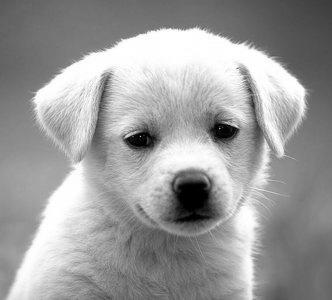
#> input picture dogg.jpg, 332 x 300 px
$ jupyter execute 'Ganglionic Receptor fields.ipynb'
#> lines starting #> are read from the running program, lines starting #| are printed output that depends on the picture
# On-Center and Off-Center Ganglion Cells- Simple Receptor Field

<h1>Introduction</h1>

In university, specifically physiology summer 2019 second year, I learned about receptor fields, specifically in the eye, specifically the retina and specifically the ganglion cells. I saw a visual like this one below:

from : DOI:10.3389/fneur.2021.661938

Up till now my intuitive understanding of how eyes worked was similar to a camera, one cell per pixel. I could not have been more wrong. This was unintuitive and frankly earth shattering for me, and at the time I could not express well, my need to understand why. Two years later (after I learned how to code) I recreated it. I learned about Convolution Networks, then i had flashbackes to summer 2019 physiology.

I could MAKE an eye or at least die trying.

<h1>Nessesary Imports</h1>

For this project, I will be using the Python Imaging Library (PIL) to import the image. I will also be using numpy for the matrices and matrix operations. I will also be using matplotlib for displaying the images.

[cell 1]
from PIL import Image
import matplotlib.pyplot as plt
from matplotlib.pyplot import imread
import math
import numpy as np
from numpy import asarray

<h1>1. Upload Image</h1>

To start we need an image (I choose a picture of this cute dog that I found in a stackoverflow post about dithering). I also started off with a black and white image which will make processing for now easier. The image can be converted into a numpu arrow of ones and zeros.

[cell 2]
# Open the image
im = Image.open("dogg.jpg")
#> im is the input picture: PIL image 332x300 RGB; min 0, max 255, mean 155.7


# Convert the image to grayscale
im = im.convert("L")
#> im: PIL image 332x300 L

# I want it to be a square because that will make everything else easier.
# Get the size of the image
width, height = im.size
#> width = 332; height = 300

# Calculate the size of the square
new_size = min(width, height)
#> new_size = 300

# Calculate the cropping box
left = (width - new_size) / 2
#> left = 16
top = (height - new_size) / 2
#> top = 0
right = (width + new_size) / 2
#> right = 316
bottom = (height + new_size) / 2
#> bottom = 300

# Crop the image
im_cropped = im.crop((left, top, right, bottom))
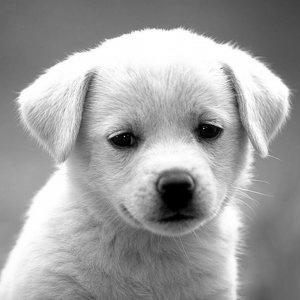
#> im_cropped: PIL image 300x300 L; min 0, max 255, mean 159.7

# Display the image
plt.imshow(im_cropped, cmap='gray')
plt.show()

# Convert the image to a NumPy array
data = np.asarray(im_cropped)

# Print the shape of the image
print(f"The shape of the image is: {data.shape}")
#| The shape of the image is: (300, 300)

# Calculate the shape of the output
output_shape = (data.shape[0] - 9 + 1, data.shape[1] - 9)
#> output_shape = (292, 291)
print(f"The shape of the output is: {output_shape}")
#| The shape of the output is: (292, 291)

Let's look at that last formula real quick

$$
data.shape[0] - 9 + 1, data.shape[1] - 9
$$

data.shape[0] is the number of rows of my image. 9 is the size of filter I will be using. And there is a + 1. (reference: Coursera).

<h1>2. Create the filter</h1>

Based on this image:

Let's try the On-Center ganglion cell.
- If there is a signal in the middle of the field, there is an increase in neuron firing.
- If there is a signal in the outer part of the cell, there is an absence in neuron firing.
- If there is a signal in both areas there is less firing

<h2>Ok so let's make it</h2>

[cell 3]
W = np.zeros((5,5)) + 100
W_1 = np.pad(W, ((2,2),(2,2)), mode='constant', constant_values = (-40,-40))
print(W_1)

This filter will be multiplied by 9x9 blocks in the orginal image. Each pixel in the original image is a 1 or a zero. Knowing this let's see if they follow the rules from before:
- If only the middle are ones, then (once I multiply then add up the numbers) I get: 2500 a large positive number
- If only the out side are ones, then I get:-2240 a large negative number, mimicking hyperpolarization
- If everything is luminated then I get: 260

This fits the picture from before

<h1>3. Perform a one step convolution</h1>

[cell 4]
(n_H_old, n_W_old) = data.shape
#> n_H_old = 300; n_W_old = 300

f = 9
# set up new array
n_H = int((n_H_old-f) + 1)
#> n_H = 292
n_W = int((n_W_old-f)+ 1)
#> n_W = 292

Z_1 = np.zeros((n_H,n_W))


for h in range(n_H):
    # gets the starting and ending of the verticle indexes
    vert_start = h
    vert_end = vert_start + f
    for w in range(n_W):
        # gets the starting and ending of the horizontal indexes
        horiz_start = w
        horiz_end = horiz_start + f
        # gets a slice of data from the original data array
        slice_of_data = data[vert_start:vert_end, horiz_start:horiz_end]
        # multiply the daa slice by the filter
        s = slice_of_data * W_1
        # add it up
        number = np.sum(s)/81

        # that will be the value of the new pixel
        Z_1[h][w] = number
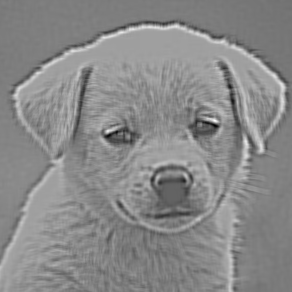
#> Z_1: shape (292, 292) float64; min -1363, max 2134.6, mean 520.7; drawn with min black and max white

[cell 5]
new  = Image.fromarray(Z_1)
plt.imshow(new)
plt.title("On-Center Receptive Field")
plt.show()
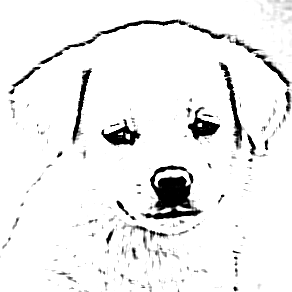
#> shown: shape (292, 292, 4); mean R, G, B, A 238.9, 238.9, 238.9, 255

<h1>Its an edge detector!</h1>

<h1>Let's try an off-center ganglion cell</h1>

[cell 6]
W = np.zeros((5,5)) + -100
W_2 = np.pad(W, ((2,2),(2,2)), mode='constant', constant_values = (50,50))
print(W_2)

[cell 7]
(n_H_old, n_W_old) = data.shape

f = 9
# set up new array
n_H = int((n_H_old-f) + 1)
n_W = int((n_W_old-f)+ 1)

Z_2 = np.zeros((n_H,n_W))


for h in range(n_H):
    # gets the starting and ending of the verticle indexes
    vert_start = h
    vert_end = vert_start + f
    for w in range(n_W):
        # gets the starting and ending of the horizontal indexes
        horiz_start = w
        horiz_end = horiz_start + f
        # gets a slice of data from the original data array
        slice_of_data = data[vert_start:vert_end, horiz_start:horiz_end]
        # multiply the daa slice by the filter
        s = slice_of_data * W_2
        # add it up
        number = np.sum(s)/81

        # that will be the value of the new pixel
        Z_2[h][w] = number
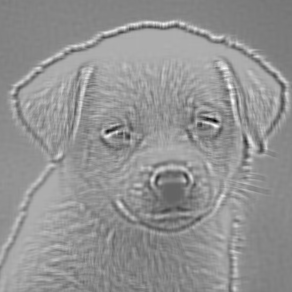
#> Z_2: shape (292, 292) float64; min -1287.7, max 1984, mean 598.7; drawn with min black and max white

[cell 8]
new  = Image.fromarray(Z_2)
plt.imshow(new)
plt.title("On-Center Receptive Field")
plt.show()
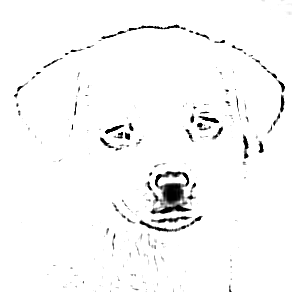
#> shown: shape (292, 292, 4); mean R, G, B, A 247.9, 247.9, 247.9, 255

<h1>Weird! its inverted</h1>

<h1>Alternating On and Off ganglion cells</h1>

[cell 9]
(n_H_old, n_W_old) = data.shape

f = 9

n_H = int((n_H_old-f) + 1)
n_W = int((n_W_old-f)+ 1)

Z_3 = np.zeros((n_H,n_W))

W = [W_1,W_2]

for h in range(n_H):
    vert_start = h
    vert_end = vert_start + f
    i = 0
    for w in range(n_W):
        horiz_start = w
        horiz_end = horiz_start + f
        slice_of_data = data[vert_start:vert_end, horiz_start:horiz_end]
        if i%2 == 0:
            s = slice_of_data * W_1
            number = np.sum(s)/81
        else:
            s = slice_of_data * W_2
            number = np.sum(s)/81
        i += 1


        Z_3[h][w] = number
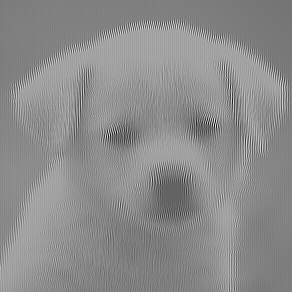
#> Z_3: shape (292, 292) float64; min -1363, max 2134.6, mean 559.6; drawn with min black and max white

[cell 10]
new  = Image.fromarray(Z_3)
plt.imshow(new)
plt.title("Alternating On and Off center receptive fields")
plt.show()
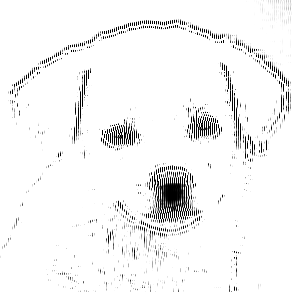
#> shown: shape (292, 292, 4); mean R, G, B, A 243.3, 243.3, 243.3, 255

$ run again, with pic.jpg copied over dogg.jpg
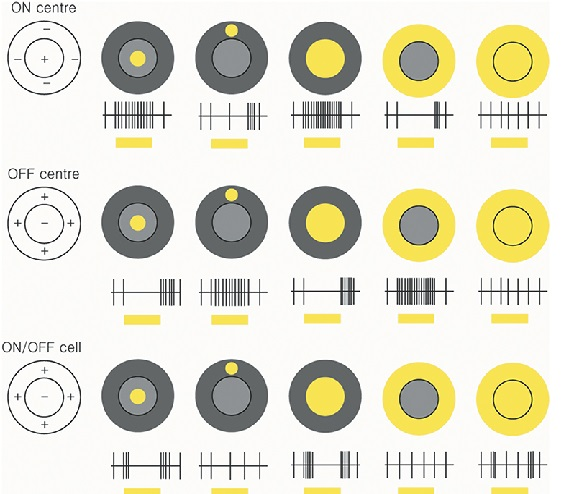
#> input picture pic.jpg, 578 x 494 px
#> im is the input picture: PIL image 578x494 RGB; mean R, G, B 226.7, 224.7, 208.4
#> im: PIL image 578x494 L
#| The shape of the image is: (494, 494)
#| The shape of the output is: (486, 485)
#> after the loop `for h in range(n_H):`:
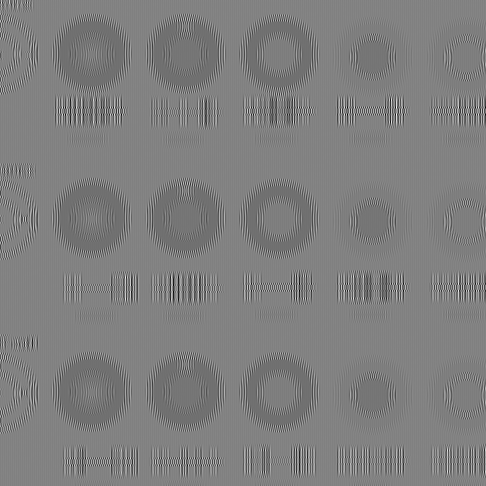
#> Z_3: shape (486, 486) float64; min -2890.7, max 4444.7, mean 757.7; drawn with min black and max white
#> `plt.show()`:
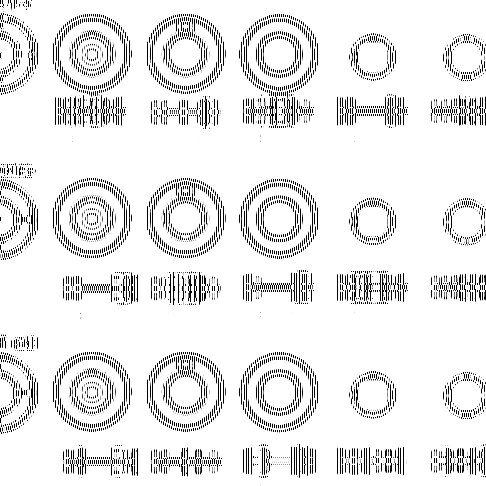
#> shown: shape (486, 486, 4); mean R, G, B, A 231.4, 231.4, 231.4, 255
